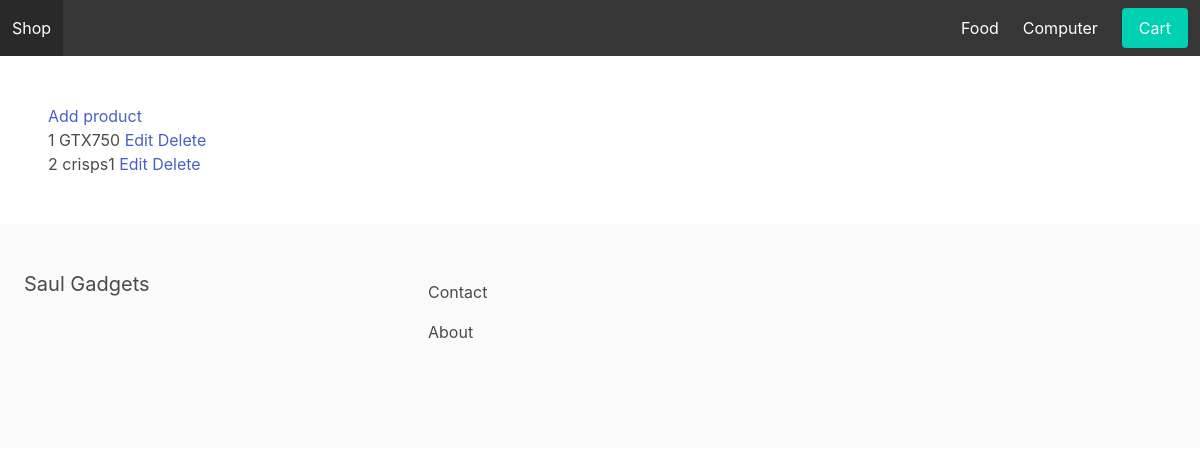
The app's page /productManager/, older data.
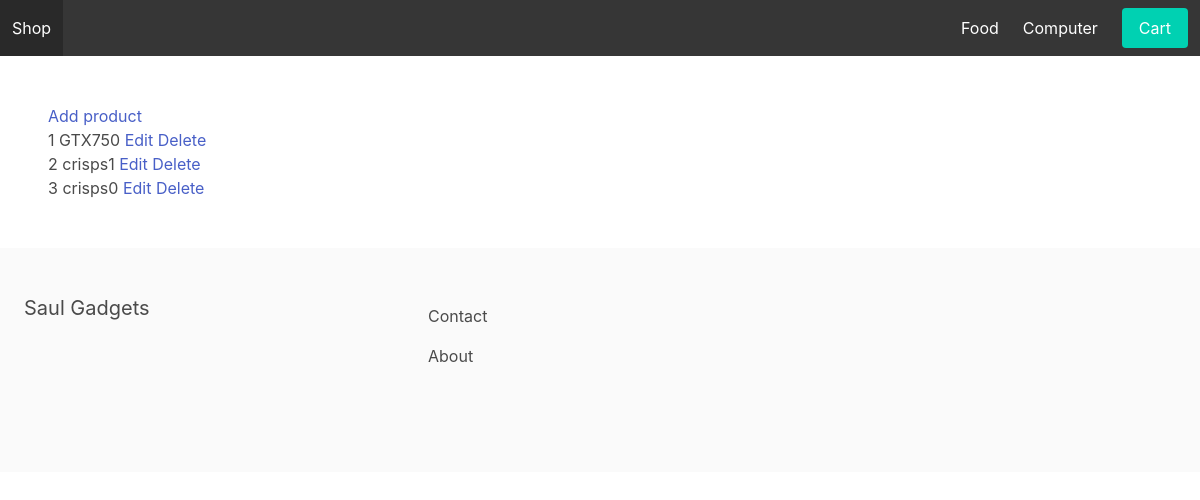
The same page, newer data.
### apps/store/models.py (models this page shows, shortened)
class Category(models.Model):
    title = models.CharField(max_length=255)
    slug = models.SlugField(max_length=255)
    ordering = models.IntegerField(default=0)
    class Meta:
        verbose_name_plural = 'Categories'
        ordering = ('ordering',)

class Product(models.Model):
      category = models.ForeignKey(Category, related_name='products', on_delete=models.CASCADE)
      title = models.CharField(max_length=255)
      slug = models.SlugField(max_length=255)
      description = models.TextField(blank=True, null=True)
      price = models.FloatField()
      id = models.AutoField(primary_key=True)

### apps/core/views.py (the view)
# urls.py: path('productManager/', productManagePage, name="productManager"),
def productManagePage(request):
    products = Product.objects.all()
    context = {
        'products': products
    }
    return render(request, 'product.html', context)

### apps/store/context_processor.py (called while the page is built)
def menu_categories(request):
    categories = Category.objects.all()
    return {'menu_categories': categories}

### apps/core/templates/product.html (shortened to what this page needs)
{% extends 'base.html' %}
{% block content %}
             <a href="{% url 'addProduct' %}" class="edit-button">Add product</a>
             <div class="product-list">
                 {% for product in products %}
                 <div class="product">
                     <span>{{ product.id }}</span>
                     <span>{{ product.title }}</span>
                     <a href="{% url 'editProduct' product.pk %}" class="edit-button">Edit</a>
                     <a href="{% url 'deleteProduct' product.pk %}" class="edit-button">Delete</a>
                 </div>
                 {% endfor %}
             </div>
{% endblock%}

### apps/core/templates/base.html (shortened to what this page needs)
<html>
	<head>
		<link rel="stylesheet" href="https://cdn.jsdelivr.net/npm/bulma@0.9.0/css/bulma.min.css">
	</head>
	<body>
		<nav class="navbar is-dark">
			<div class="navbar-brand">
				<a class="navbar-item" href="/">Shop</a>
			</div>
			<div id="main-navbar" class="navbar-menu">
				<div class="navbar-end">
					{% for category in menu_categories %}
					    <a href="{% url 'category_detail' category.slug %}" class="navbar-item">{{ category.title }}</a>
					{% endfor %}
					<div class="navbar-item">
						<a href="{% url 'cart' %}" class="button is-primary">Cart</a>
					</div>
				</div>
			</div>
        </nav>
		<section class="section">
			{% block content %}
            {% endblock %}
		</section>
		<footer class="footer">
			<div class="columns">
				<div class="column is-4">
					<h2 class="subtitle">Saul Gadgets</h2>
				</div>
				<div class="column is-8">
					<a href="{% url 'contact' %}" class="navbar-item">Contact</a>
					<a href="{% url 'about' %}" class="navbar-item">About</a>
				</div>
			</div>
		</footer>
	</body>
</html>

Row changes from the older to the newer data that the page shows:
added Product: id "3", title "crisps0"
